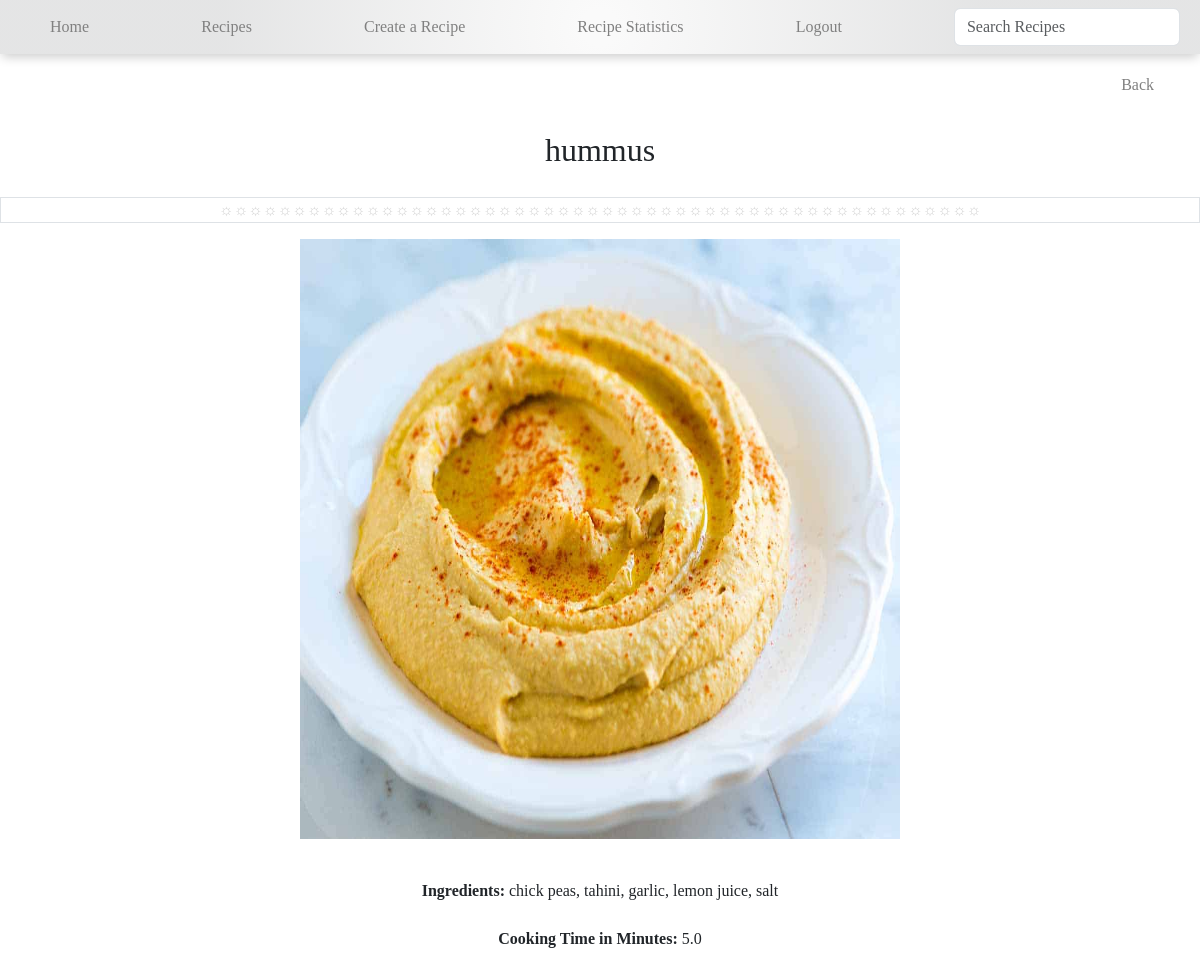
The app's page /list/2 (signed in) with its own data.
### recipes/models.py (models this page shows, shortened)
class Recipe(models.Model):
    name=models.CharField(max_length=120)
    ingredients=models.CharField(max_length=250)
    cooking_time=models.FloatField(help_text='in minutes')
    pic = models.ImageField(upload_to='recipes/', default='no_picture.jpg')

### recipes/views.py (the view)
# urls.py: path('list/<pk>', RecipeDetailView.as_view(), name='detail'),
class RecipeDetailView(LoginRequiredMixin, DetailView):
    model = Recipe
    template_name = 'recipes/detail.html'

### recipes/templates/recipes/detail.html (shortened to what this page needs)
<!DOCTYPE html>
<html lang="en">
<head>
</head>
<link href="https://cdn.jsdelivr.net/npm/bootstrap@5.3.3/dist/css/bootstrap.min.css" rel="stylesheet">
  {% include './navbar.html' %}
  <body>
<ul>
<li><a href ="{%url 'recipes:list' %}">Back </a></li>
</ul>
<h2>{{object.name}}</h2>
<p class="border">&#9788;&#9788;&#9788;&#9788;&#9788;&#9788;&#9788;&#9788;&#9788;&#9788;&#9788;&#9788;&#9788;&#9788;&#9788;&#9788;&#9788;&#9788;&#9788;&#9788;&#9788;&#9788;&#9788;&#9788;&#9788;&#9788;&#9788;&#9788;&#9788;&#9788;&#9788;&#9788;&#9788;&#9788;&#9788;&#9788;&#9788;&#9788;&#9788;&#9788;&#9788;&#9788;&#9788;&#9788;&#9788;&#9788;&#9788;&#9788;&#9788;&#9788;&#9788;&#9788;</p>
<img src="{{object.pic.url}}" width="200" height="300" />
<div class="instructions">
<b>Ingredients: </b> {{object.ingredients}} <br><br>
<b>Cooking Time in Minutes: </b> {{object.cooking_time}} <br>
</div>
</body>
</html>

### recipes/templates/recipes/detail.html (style rules this page uses)
body { font-family: Georgia, 'Times New Roman', Times, serif; }
ul { display: flex; justify-content: end; list-style-type: none; margin:0; padding: 0; }
li { float: left; border-radius: 10%; margin: 5px 30px 0px 0px; }
li a { display: block; color: grey; text-align: center; padding: 14px 16px; text-decoration: none; }
h2 { text-align: center; font-family:cursive; padding: 20px; }
img { display: block; margin-left: auto; margin-right: auto; height: 600px; width: 600px; }
.instructions { text-align: center; font-family:Georgia, 'Times New Roman', Times, serif; padding: 40px; }
.border { display: flex; align-items: center; flex-direction: column; color: lightgray; }

### recipes/templates/recipes/navbar.html (style rules this page uses)
body { font-family: Georgia, "Times New Roman", Times, serif; }

### records on screen
Recipe: name "hummus", pic (picture), ingredients "chick peas, tahini, garlic, lemon juice, salt", cooking_time "5.0"
